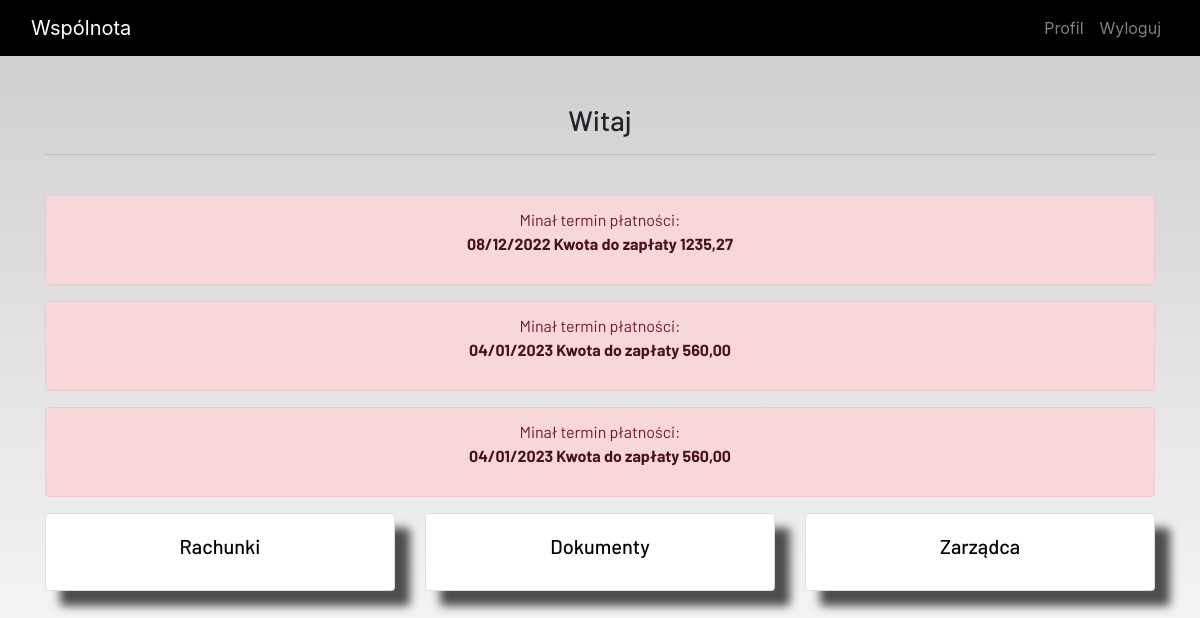
The page /home/ (signed in) on the database its author committed.
### ideas/models.py (models this page shows, shortened)
class Billing(models.Model):
    admin = models.ForeignKey(User, on_delete=models.CASCADE, null=True, blank=True)
    id = models.AutoField(primary_key = True)
    owner = models.ForeignKey(Local, on_delete=models.CASCADE, null=False, blank=False)
    value = models.DecimalField(("Kwota do zapłaty"), max_digits=100, decimal_places=2)
    addressee_name = models.TextField(("Adresat rachunku"), null=True, blank=True)
    bank_account = models.CharField(("Numer konta"), max_length=26, null=True, blank=True)
    status = models.BooleanField(("Czy zapłacone?"))
    start_billing = models.DateField(("Początek okresu rozliczeniowego"), null=False, blank=False)
    end_billing = models.DateField(("Koniec okresu rozliczeniowego"), null=False, blank=False)
    payment_date = models.DateField(("Termin płatności"), null=True, blank=True)
    details = models.FileField(("Szczegóły"), upload_to='', null=True)

### ideas/views.py (the view)
# urls.py: path('home/', views.home, name='home'),
def home(request):
    logged = whoLogged(request)
    billing_deadline = []
    unpaid = []
    if logged == 'resident':
        billing = billing_list(request, False)
        billing_deadline = deadlineAproaching(request, billing)
        unpaid = unpaidBill(request, billing)
    context = {
        'logged': logged,
        'billing_deadline': billing_deadline,
        'unpaid': unpaid,
    }
    return render(request, 'registration/home.html', context)

### ideas/functions/billing_function.py (called while the page is built)
def billing_list(request, status):
    local = Local.objects.get(owner=request.user)
    billing = Billing.objects.filter(owner=local.id).filter(status=status)
    return billing

def deadlineAproaching(request, billing):
    billing_deadline = []
    for bill in billing:
        if deltaTime(bill.payment_date) < 5 and deltaTime(bill.payment_date) >= 0:
            billing_deadline.append(bill)
    return billing_deadline

def unpaidBill(request, billing):
    unpaid = []
    for bill in billing:
        if deltaTime(bill.payment_date) < 0:
            unpaid.append(bill)
    return unpaid

### ideas/functions/notification.py (called while the page is built)
def deltaTime(date):
    now = datetime.date.today()
    delta = date - now
    return delta.days

### ideas/functions/user_function.py (called while the page is built)
def whoLogged(request):
    locals = Local.objects.all()
    logged = 'nobody'
    for local in locals:
        if local.admin == request.user:
            logged = 'admin'
            break
        elif local.owner == request.user:
            logged = 'resident'
            break
    return logged

### ideas/templates/registration/home.html (shortened to what this page needs)
{% extends 'registration/main.html' %}
{% load static %}
{% block content %}
<section class="container text-center">
  <h3>Witaj</h3>
    <hr> <br>
    {% if logged == 'admin' %}
        <div class="row">
    <div class="col-md-3">
      <a href="{% url 'resident' %}">
        <div class="card">
            <div class="card-body">
            <h5 class="card-title ">
              Mieszkańcy
            </h5>
          </div>
        </div>
      </a>
    </div>
    <div class="col-md-3">
      <a href="{% url 'local' %}">
        <div class="card">
            <div class="card-body">
            <h5 class="card-title ">
              Lokale
            </h5>
          </div>
        </div>
      </a>
    </div>
    <div class="col-md-3">
      <a href="{% url 'billing' %}">
        <div class="card">
            <div class="card-body">
            <h5 class="card-title ">
              Rachunki
            </h5>
          </div>
        </div>
      </a>
    </div>
    <div class="col-md-3">
      <a href="{% url 'documents' %}">
        <div class="card">
            <div class="card-body">
            <h5 class="card-title ">
              Dokumenty
            </h5>
          </div>
        </div>
      </a>
    </div>
  </div>
  </div>
  {% elif logged == 'resident' %}
        {% for bill in  unpaid %}
            <div class="alert alert-danger" role="alert">
                Minał termin płatności:
                <p style="text-align: center"><a href="{% url 'billing_detail' bill.id%}" class="alert-link">{{ bill.payment_date | date:"d/m/Y" }}    Kwota do zapłaty  {{ bill.value }}</a></p>
            </div>
        {% endfor %}
  <div class="row">
    <div class="col">
      <a href="{% url 'resident_billing' %}">
        <div class="card">
            <div class="card-body">
            <h5 class="card-title ">
              Rachunki
            </h5>
          </div>
        </div>
      </a>
    </div>
    <div class="col">
      <a href="{% url 'documents' %}">
        <div class="card">
            <div class="card-body">
            <h5 class="card-title ">
              Dokumenty
            </h5>
          </div>
        </div>
      </a>
    </div>
      <div class="col">
          <a href='{% url 'admin_detail' %}'>
            <div class="card">
                <div class="card-body">
                <h5 class="card-title ">
                  Zarządca
                </h5>
              </div>
            </div>
          </a>
        </div>
  </div>
  {% endif %}
</section>
{% endblock content %}

### static/main.css (style rules this page uses)
html { scroll-behavior: smooth; height: 100%; width: 100%; }
.card { box-shadow: 15px 15px 10px rgb(78, 77, 77); }
a { text-decoration: none !important; color: black; }
html, body { max-width: 100%; overflow-x: hidden; height: 100%; width: 100%; }
body { background: linear-gradient(rgba(0, 0, 0, 0.2), rgba(255, 255, 255, 0.5)); overflow-x: hidden; background-repeat: no-repeat; }

### rows shown on the page
Billing: payment_date "08/12/2022", value "1235,27"
Billing: payment_date "04/01/2023", value "560,00"
Billing: payment_date "04/01/2023", value "560,00"
